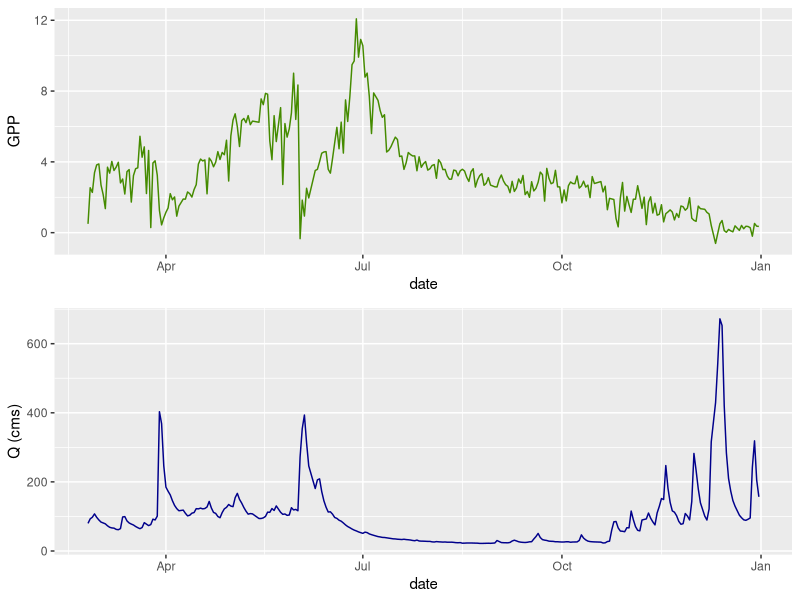
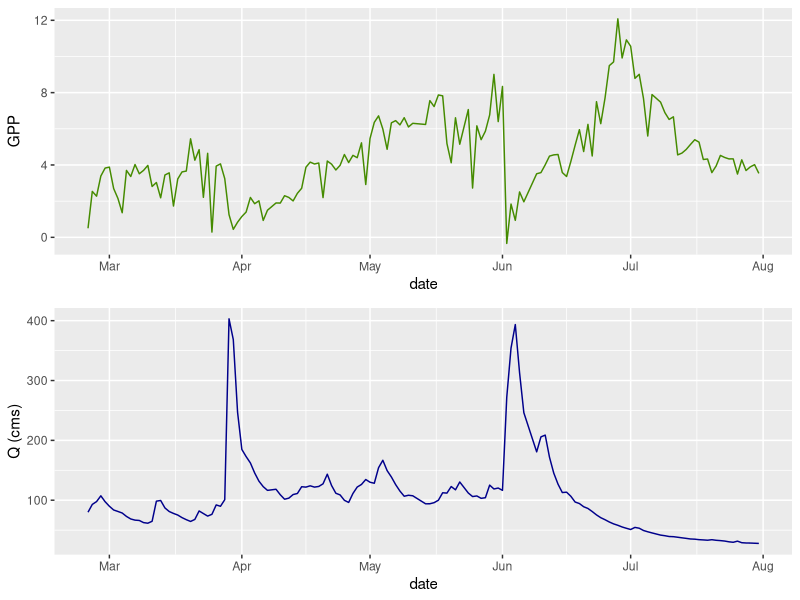
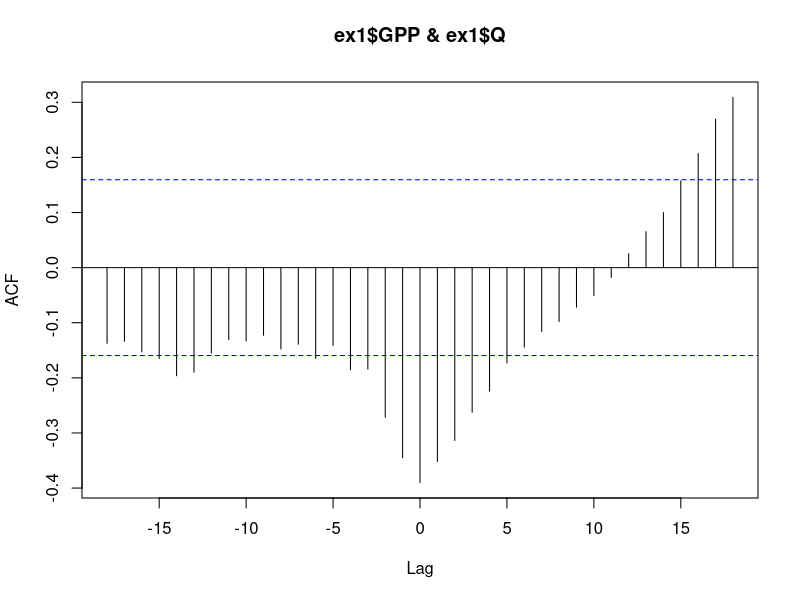

These charts were generated, in order, by the following R code:
## Time lagged cross correlation for
## Contingent out of phase synchrony

## Load packages
lapply(c("plyr","dplyr","ggplot2","cowplot",
         "lubridate","tidyverse", "reshape2",
         "PerformanceAnalytics","jpeg","grid",
         "rstan","bayesplot","shinystan"), require, character.only=T)

##############################
## Data Import & Processing ##
##############################
setwd("~/GitHub/EcosystemAsynchrony/Data")
data <- read.csv("NWIS_2010_3SiteYears.csv", header=T)
data$date <- as.POSIXct(as.character(data$date), format="%Y-%m-%d")

## split list by ID
l <- split(data, data$ID)

rel_LQT <- function(x){
  x$light_rel <- x$light/max(x$light)
  x$temp_rel <- x$temp/max(x$temp)
  x$tQ <- (x$Q-mean(x$Q))/sd(x$Q)
  x<-x[order(x$date),]
  return(x)
}

dat <- lapply(l, function(x) rel_LQT(x))

##################################################################
## Visualize & Extract Example Recovery Trajectories Post-Storm ##
##################################################################

vis_ts <- function(x) { plot_grid(
  ggplot(x, aes(date, GPP))+geom_line(color="chartreuse4"),
  ggplot(x, aes(date, Q))+geom_line(color="darkblue")+ylab("Q (cms)"),
  ncol=1, align="hv")}

vis_ts(dat$Clackamas_OR)

## Example 1: Extract spring of 2010 from Clackamas, OR
ex1 <- subset(dat$Clackamas_OR, date > as.Date("2010-01-01") & date < as.Date("2010-08-01"))
vis_ts(ex1)

#####################
## Time-lagged ccf ##
#####################

ccf(ex1$GPP, ex1$Q)

## Interpretation TBD

## Links I need to read
## https://homepage.univie.ac.at/robert.kunst/prognos4.pdf
## https://onlinecourses.science.psu.edu/stat510/lesson/8/8.2











